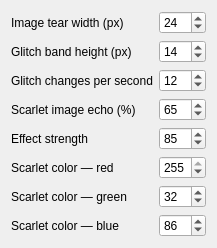
<ui version="4.0">
  <class>ScarletConfig</class>
  <widget class="QWidget" name="ScarletConfig">
    <layout class="QFormLayout" name="formLayout">
      <item row="0" column="0">
        <widget class="QLabel" name="label_GlitchOffset">
          <property name="text">
            <string>Image tear width (px)</string>
          </property>
        </widget>
      </item>
      <item row="0" column="1">
        <widget class="QSpinBox" name="kcfg_GlitchOffset">
          <property name="minimum">
            <number>4</number>
          </property>
          <property name="maximum">
            <number>48</number>
          </property>
          <property name="value">
            <number>24</number>
          </property>
        </widget>
      </item>
      <item row="1" column="0">
        <widget class="QLabel" name="label_BandHeight">
          <property name="text">
            <string>Glitch band height (px)</string>
          </property>
        </widget>
      </item>
      <item row="1" column="1">
        <widget class="QSpinBox" name="kcfg_BandHeight">
          <property name="minimum">
            <number>4</number>
          </property>
          <property name="maximum">
            <number>40</number>
          </property>
          <property name="value">
            <number>14</number>
          </property>
        </widget>
      </item>
      <item row="2" column="0">
        <widget class="QLabel" name="label_GlitchRate">
          <property name="text">
            <string>Glitch changes per second</string>
          </property>
        </widget>
      </item>
      <item row="2" column="1">
        <widget class="QSpinBox" name="kcfg_GlitchRate">
          <property name="minimum">
            <number>2</number>
          </property>
          <property name="maximum">
            <number>24</number>
          </property>
          <property name="value">
            <number>12</number>
          </property>
        </widget>
      </item>
      <item row="3" column="0">
        <widget class="QLabel" name="label_EchoAmount">
          <property name="text">
            <string>Scarlet image echo (%)</string>
          </property>
        </widget>
      </item>
      <item row="3" column="1">
        <widget class="QSpinBox" name="kcfg_EchoAmount">
          <property name="minimum">
            <number>0</number>
          </property>
          <property name="maximum">
            <number>100</number>
          </property>
          <property name="value">
            <number>65</number>
          </property>
        </widget>
      </item>
      <item row="4" column="0">
        <widget class="QLabel" name="label_Strength">
          <property name="text">
            <string>Effect strength</string>
          </property>
        </widget>
      </item>
      <item row="4" column="1">
        <widget class="QSpinBox" name="kcfg_Strength">
          <property name="minimum">
            <number>0</number>
          </property>
          <property name="maximum">
            <number>100</number>
          </property>
          <property name="value">
            <number>85</number>
          </property>
        </widget>
      </item>
      <item row="5" column="0">
        <widget class="QLabel" name="label_Red">
          <property name="text">
            <string>Scarlet color — red</string>
          </property>
        </widget>
      </item>
      <item row="5" column="1">
        <widget class="QSpinBox" name="kcfg_Red">
          <property name="minimum">
            <number>0</number>
          </property>
          <property name="maximum">
            <number>255</number>
          </property>
          <property name="value">
            <number>255</number>
          </property>
        </widget>
      </item>
      <item row="6" column="0">
        <widget class="QLabel" name="label_Green">
          <property name="text">
            <string>Scarlet color — green</string>
          </property>
        </widget>
      </item>
      <item row="6" column="1">
        <widget class="QSpinBox" name="kcfg_Green">
          <property name="minimum">
            <number>0</number>
          </property>
          <property name="maximum">
            <number>255</number>
          </property>
          <property name="value">
            <number>32</number>
          </property>
        </widget>
      </item>
      <item row="7" column="0">
        <widget class="QLabel" name="label_Blue">
          <property name="text">
            <string>Scarlet color — blue</string>
          </property>
        </widget>
      </item>
      <item row="7" column="1">
        <widget class="QSpinBox" name="kcfg_Blue">
          <property name="minimum">
            <number>0</number>
          </property>
          <property name="maximum">
            <number>255</number>
          </property>
          <property name="value">
            <number>86</number>
          </property>
        </widget>
      </item>
    </layout>
  </widget>
  <resources />
  <connections />
</ui>
